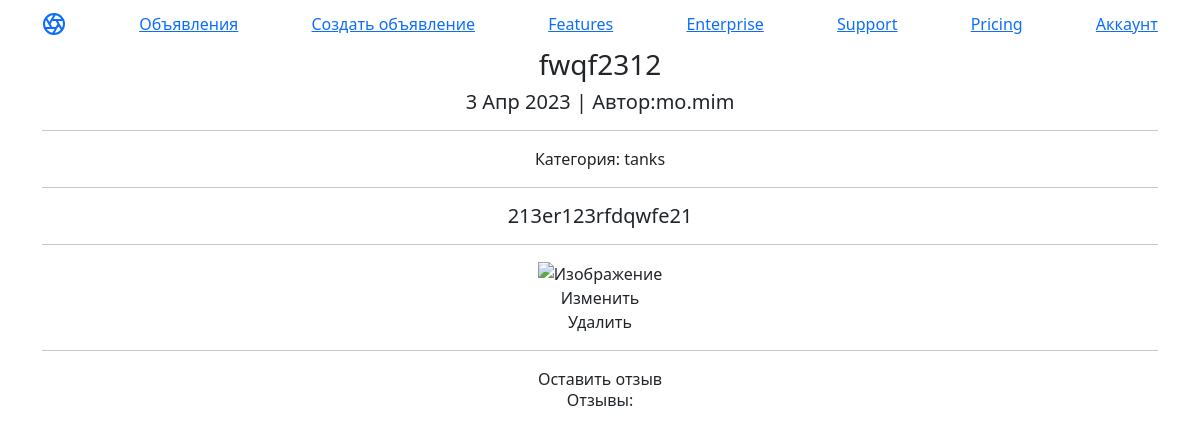
Before: /ads/6 with the older database file.
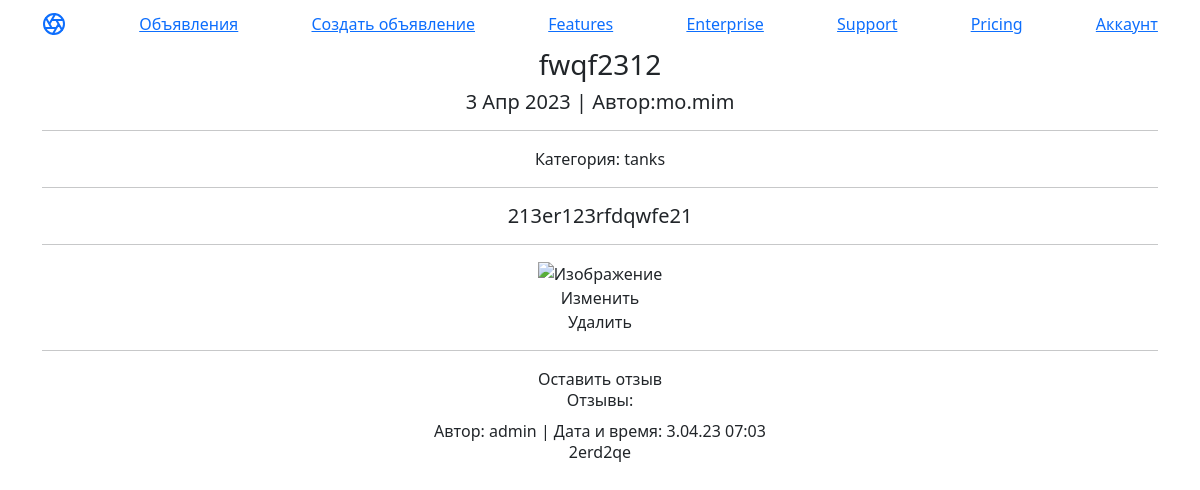
After: the same page with the newer database file.
### ads/models.py (models this page shows, shortened)
class Response(models.Model):
    ad = models.ForeignKey(Ad, on_delete=models.CASCADE, related_name='response')
    author = models.ForeignKey(User, on_delete=models.CASCADE)
    date_create = models.DateTimeField(auto_now_add=True)
    text = models.TextField()
    accept = models.BooleanField(default=False)

### ads/views.py (the view)
# urls.py: path('<int:pk>', AdDetail.as_view(), name='ad'),
class AdDetail(DetailView):
    model = Ad
    template_name = 'ads/ad.html'
    context_object_name = 'ad'
    def get_context_data(self, **kwargs):
        context = super().get_context_data(**kwargs)
        ad = self.get_object().id
        responses = Response.objects.filter(ad=ad)
        context['response'] = responses
        return context

### templates/ads/ad.html (shortened to what this page needs)
{% extends 'ads/default.html' %}
{% block content %}
<h3>{{ ad.title }}</h3>
<h5>{{ ad.date_create|date:'j M Y' }} | Автор:{{ ad.author }}</h5>
    <hr>
    <h8>Категория: {{ ad.category }} </h8>
<hr>
<h5>{{ ad.text }}</h5>
<hr>
<img src=" {{ ad.content.name }}" alt="Изображение">
<a class="nav-link" href="{{ ad.id }}/update ">Изменить</a>
<a class="nav-link" href="{{ ad.id }}/delete ">Удалить</a>
<hr>
<a class="nav-link" href="{{ ad.id }}/res_create ">Оставить отзыв</a>
  <h6>Отзывы:</h6>
        {% for res in response %}
            {% if res.accept %}
                <h8>Автор: {{ res.author }} | Дата и время: {{ res.date_create|date:'j.m.y H:i' }}</h8>
                <h6>{{ res.text }}</h6>
            {% endif %}
        {% endfor %}
{% endblock %}

Changed rows visible on the page:
now on this page (row edited): Response: author "admin", date_create "3.04.23 07:03", text "2erd2qe"
